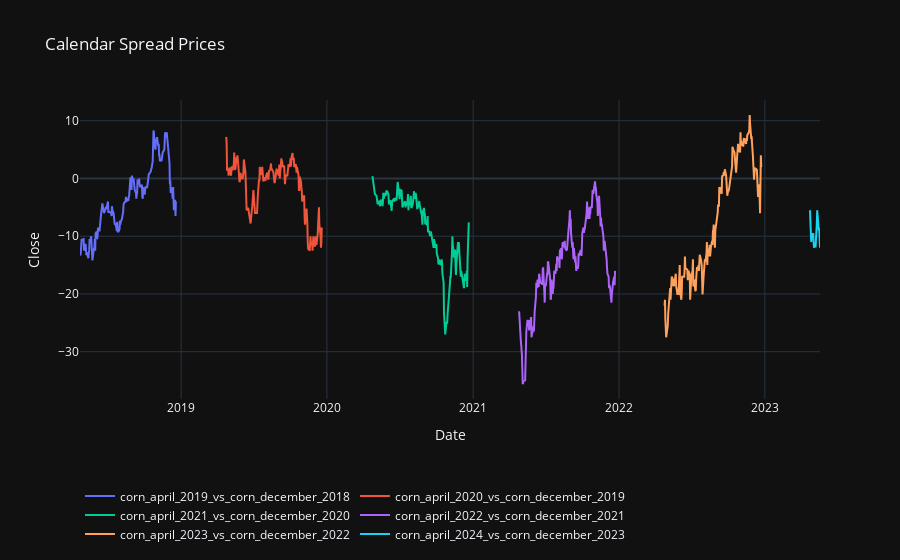

Notebook code for this chart:
### Markdown cell above
We can plot the dataframe to visualize the historical spreads of each combination of contracts using Plotly.

### Code cell
# Create a list of unique spread_name values
spread_names = df['spread_name'].unique()

# Create a trace for each spread_name value and add it to a list
traces = []
for name in spread_names:
    df_plot = df[df['spread_name'] == name]
    trace = go.Scatter(x=df_plot['date'], y=df_plot['spread'], mode='lines', name=str(name))
    traces.append(trace)

# Create layout for the plot
layout = go.Layout(
    title='Calendar Spread Prices',
    xaxis=dict(title='Date'),
    yaxis=dict(title='Close'),
    template='plotly_dark',  # Apply a dark theme
    legend=dict(orientation='h', yanchor='bottom', y=-0.5),  # Adjust legend position
)

# Create figure object and add line traces and layout
fig = go.Figure(data=traces, layout=layout)

# Display the plot
fig.show()

### Figure 1 — Plotly figure (JSON) as saved in the notebook; plotly's stock layout.template omitted (floating-point values rounded to 4 significant figures; data arrays with more than 128 entries replaced by an {"elided": "..."} marker saying what was removed)
{"data": [{"mode": "lines", "name": "corn_april_2019_vs_corn_december_2018", "type": "scatter", "x": {"elided": "164 str values"}, "y": {"elided": "164 float values"}}, {"mode": "lines", "name": "corn_april_2020_vs_corn_december_2019", "type": "scatter", "x": {"elided": "164 str values"}, "y": {"elided": "164 float values"}}, {"mode": "lines", "name": "corn_april_2021_vs_corn_december_2020", "type": "scatter", "x": {"elided": "162 str values"}, "y": {"elided": "162 float values"}}, {"mode": "lines", "name": "corn_april_2022_vs_corn_december_2021", "type": "scatter", "x": {"elided": "164 str values"}, "y": {"elided": "164 float values"}}, {"mode": "lines", "name": "corn_april_2023_vs_corn_december_2022", "type": "scatter", "x": {"elided": "164 str values"}, "y": {"elided": "164 float values"}}, {"mode": "lines", "name": "corn_april_2024_vs_corn_december_2023", "type": "scatter", "x": ["2023-04-24T00:00:00", "2023-04-25T00:00:00", "2023-04-26T00:00:00", "2023-04-27T00:00:00", "2023-04-28T00:00:00", "2023-05-02T00:00:00", "2023-05-03T00:00:00", "2023-05-04T00:00:00", "2023-05-05T00:00:00", "2023-05-08T00:00:00", "2023-05-09T00:00:00", "2023-05-10T00:00:00", "2023-05-11T00:00:00", "2023-05-12T00:00:00", "2023-05-15T00:00:00", "2023-05-16T00:00:00", "2023-05-17T00:00:00", "2023-05-18T00:00:00", "2023-05-19T00:00:00"], "y": [-5.5, -8.5, -8.4, -11, -9.9, -9.5, -11, -12, -11.8, -11.8, -8.5, -8, -7.9, -5.5, -8.5, -9, -8.6, -11, -12]}], "layout": {"legend": {"orientation": "h", "y": -0.5, "yanchor": "bottom"}, "title": {"text": "Calendar Spread Prices"}, "xaxis": {"title": {"text": "Date"}}, "yaxis": {"title": {"text": "Close"}}}}
